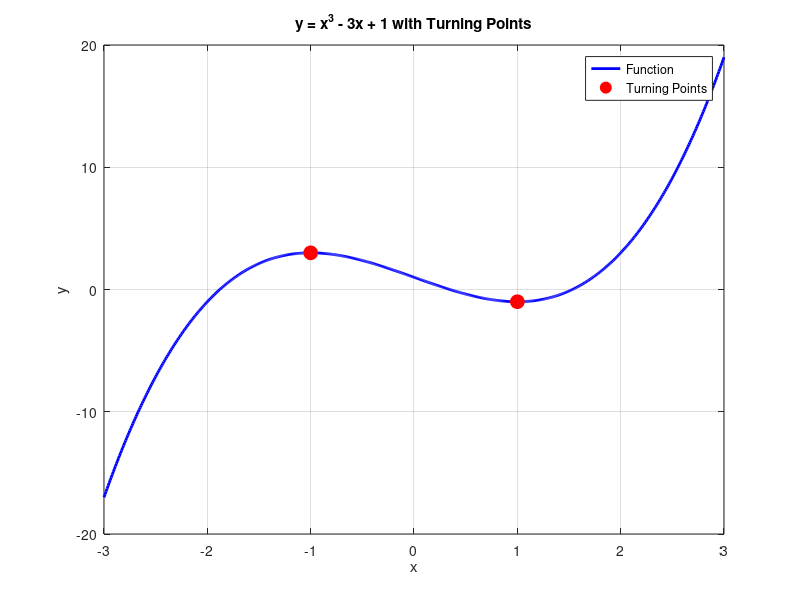

Write the MATLAB code that produced this figure.
% 1) Plot 𝑦 = 𝑥³ − 3𝑥 + 1 for −3 ≤ 𝑥 ≤ 3. Add title, axis labels, grid. Highlight turning points using markers.

x = -3:0.01:3;
y = x.^3 - 3*x + 1;

% Turning points
xt = [-1, 1];
yt = xt.^3 - 3*xt + 1;

plot(x, y, 'b-', 'LineWidth', 2);
hold on;
plot(xt, yt, 'ro', 'MarkerSize', 10, 'MarkerFaceColor', 'r'); % highlight
grid on;

xlabel('x');
ylabel('y');
title('y = x^3 - 3x + 1 with Turning Points');
legend('Function','Turning Points');
